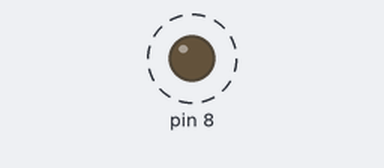
The sketch below on a simulated Arduino Uno, built with avr-gcc and run on an emulated ATmega328P. Shown: output pins drawn as LEDs (lit = HIGH). Dashed ring = blinking.

Above: at 0.6 s.
Timing chart, 0 to 3.0 s (numbered marks = the images above):
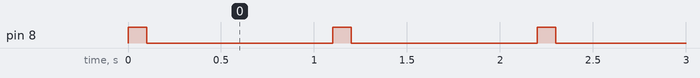

The sketch:

06_LED_Blink.ino
```cpp
// Make LED blink by controlling the ouput volts from Digital pin 8
void setup() {
  // put your setup code here, to run once:

  // Get pin number 8
  // Digital pins can be input or output.
  // If nothing is specifies, it is Input
  // When we want to write a HIGH or LOW to a PIN, use OUTPUT
  pinMode(8, OUTPUT);

}

void loop() {
  // put your main code here, to run repeatedly:

  //control state of pin 8
  // Make pin 8 output 5V
  digitalWrite(8, HIGH);
  delay(100);
  // Make pin 8 output 0V
  digitalWrite(8, LOW);
  delay(1000);

}
```

Measured:
- by itself, pin 8: alternates HIGH for 0.10 s and LOW for 1.0 s
